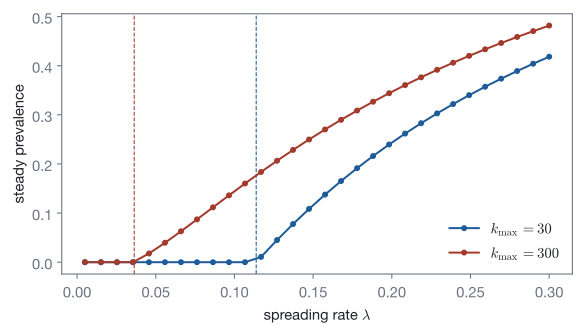

Write Python code to recreate this figure.
"""Steady prevalence of the heterogeneous mean-field SIS model against the spreading rate for two largest degrees."""
import os
import sys

sys.path.insert(0, os.path.join(os.path.dirname(os.path.abspath(__file__)), "..", "..", "..", "_filters"))
from figstyle import *  # noqa: E402,F403

import numpy as np  # noqa: E402
from skcomplex.core.engine.runtime import simulate  # noqa: E402
from skcomplex.systems.biology.epidemiology import HeterogeneousMeanFieldSISSystem  # noqa: E402

lams = np.linspace(0.005, 0.3, 30)
fig, ax = plt.subplots(figsize=(6.2, 3.6))
for kmax, color in ((30, ACCENT), (300, STATEMENT)):
    prev, thr = [], None
    for lam in lams:
        tr = simulate(HeterogeneousMeanFieldSISSystem(k_max=kmax, lam=float(lam)), until=2000, dt=50.0)
        rho, P, k = (np.asarray(tr.get_values(n))[-1] for n in ("network.rho", "network.P", "network.k"))
        prev.append(max(float((rho * P).sum()), 0.0))
        thr = (k * P).sum() / (k ** 2 * P).sum()
    ax.plot(lams, prev, "o-", ms=3.5, color=color, label=rf"$k_{{\max}} = {kmax}$")
    ax.axvline(thr, color=color, lw=0.8, ls="--")
ax.set_xlabel(r"spreading rate $\lambda$")
ax.set_ylabel("steady prevalence")
ax.legend(frameon=False)
fig.tight_layout()
save_figure(fig, "hmf_threshold")
